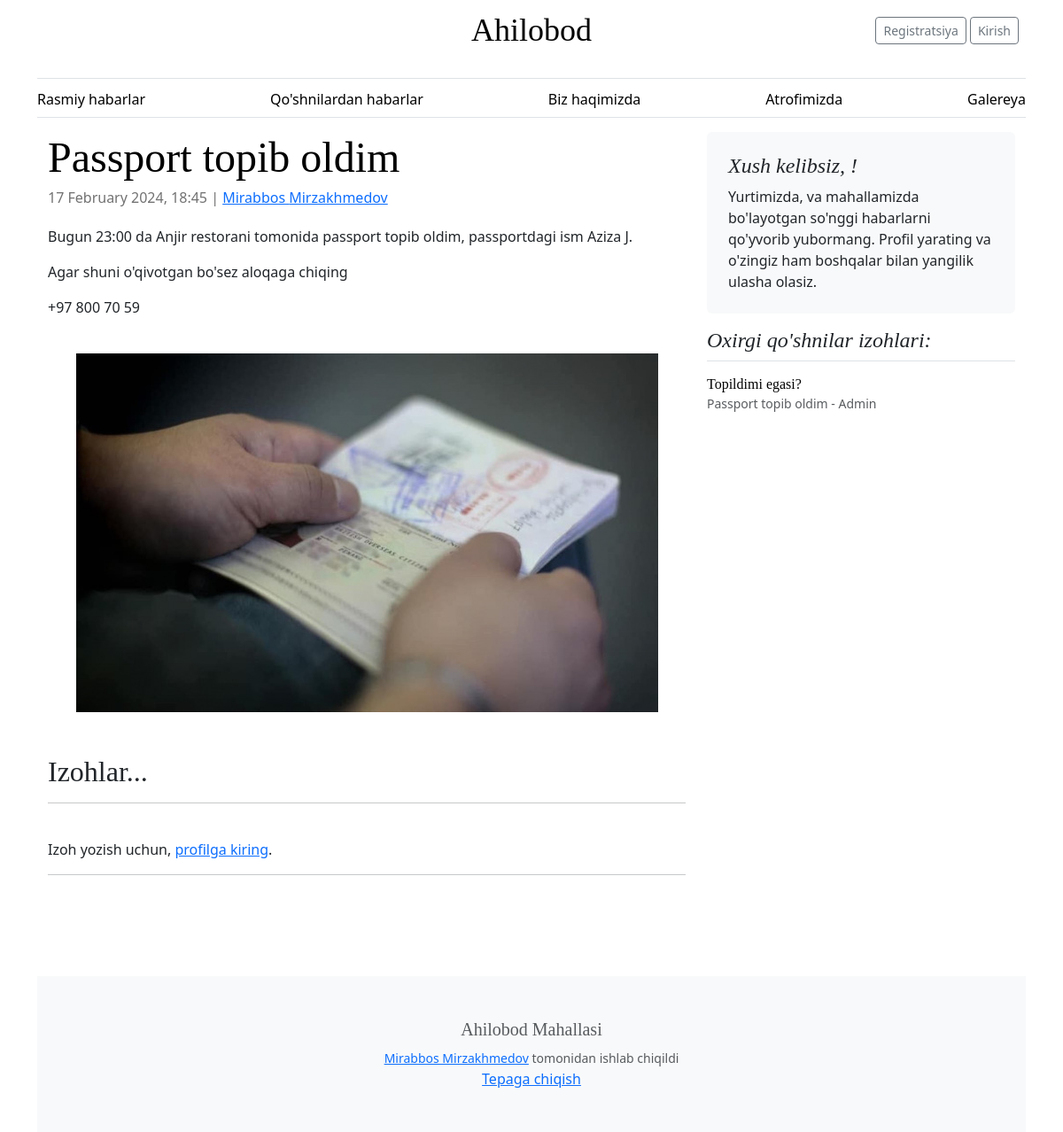
Page /post-neighbors/9 on the committed database.
### webapp/models.py (models this page shows, shortened)
class PostNeighbors(models.Model):
    n_post_id = models.AutoField(primary_key=True)
    title = models.CharField(max_length=255)
    full_text = RichTextField(blank=True, null=True)
    created_at = models.DateTimeField(default=timezone.now)
    user_id = models.ForeignKey(User, on_delete=models.CASCADE,
                                related_name='neighbors_posts')
    updated_at = models.DateTimeField(auto_now=True)
    image = models.ImageField(upload_to='posts/',
                              default='posts/default.webp')

class User(AbstractUser):
    user_id = models.AutoField(primary_key=True)
    phone_number = models.CharField(max_length=20)
    profile_pic = models.ImageField(null=True, upload_to='profile/')
    bio = models.TextField(blank=True, null=True)
    created_at = models.DateTimeField(default=timezone.now)
    updated_at = models.DateTimeField(auto_now=True)

class NeighborComment(models.Model):
    comment_id = models.AutoField(primary_key=True)
    post = models.ForeignKey(PostNeighbors, on_delete=models.CASCADE, related_name='neighbor_comments')
    user = models.ForeignKey(User, on_delete=models.CASCADE, related_name='neighbor_comments')
    comment_text = models.TextField()
    created_at = models.DateTimeField(default=timezone.now)

### webapp/views.py (the view)
# urls.py: path('post-neighbors/<int:pk>', views.NeighborPostDetailView.as_view(), name='neighbor-news-detail'),
class NeighborPostDetailView(DetailView):
    model = PostNeighbors
    template_name = 'webapp/neighbor_news_detail.html'
    context_object_name = 'neighbor_post'
    def get_context_data(self, **kwargs):
        context = super().get_context_data(**kwargs)
        context['comments'] = (NeighborComment.objects.all().order_by('-created_at'))[:5]
        return context

### webapp/templates/webapp/neighbor_news_detail.html (shortened to what this page needs)
{% extends 'webapp/layout.html' %}
{% block body %}
    <div class="row mb-2">
        <div class="col-md-8">
            <article class="blog-post">
                <h2 class="display-5 link-body-emphasis mb-1">{{ neighbor_post.title }}</h2>
                <p class="blog-post-meta">{{ neighbor_post.created_at|date:"j F Y, G:i" }} | <a
                    href="{% url 'profile' neighbor_post.user_id.user_id %}">{{ neighbor_post.user_id.first_name }} {{ neighbor_post.user_id.last_name }}</a>
                </p>
                <p class="full_text">{{ neighbor_post.full_text|safe }}</p>
                {% if neighbor_post.image %}
                    <br>
                    <img src="{{ neighbor_post.image.url }}">
                {% endif %}
                <br><br>
                <h2>Izohlar...</h2>
                <hr>
                <br>
                {% if user.is_authenticated %}
                    {% if neighbor_post.neighbor_comments.all %}
                        {% for comment in neighbor_post.neighbor_comments.all %}
                            <b><a
                                href="{% url 'profile' comment.user.user_id %}">{{ comment.user.first_name }} {{ comment.user.last_name }}</a></b>
                            | <small>{{ comment.created_at|date:"j F Y, G:i" }}</small><br>
                            {{ comment.comment_text }}
                            <br><br>
                        {% endfor %}
                    {% endif %}
                    <form method="post"
                          action="{% url 'neighbors-add-comment' neighbor_post.n_post_id %}">
                        {% csrf_token %}
                        <hr>
                        <div class="form-group">
                            <p>Izoh yozayotgan profil
                                <strong>{{ user.first_name }} {{ user.last_name }}:</strong>
                            </p>
                            <textarea name="comment_text" class="form-control" rows="3"></textarea>
                            <br>
                            <button type="submit" class="btn btn-primary">Izoh qoldirish</button>
                        </div>
                    </form>
                {% else %}
                    <p>Izoh yozish uchun, <a href="{% url 'login' %}">profilga kiring</a>.</p>
                    <hr>
                {% endif %}
            </article>
        </div>
        <div class="col-md-4">
            <div class="position-sticky" style="top: 2rem;">
                <div class="p-4 mb-3 bg-body-tertiary rounded">
                    <h4 class="fst-italic">Xush kelibsiz, {{ user.first_name }}!</h4>
                    <p class="mb-0">Yurtimizda, va mahallamizda bo'layotgan so'nggi habarlarni qo'yvorib yubormang.
                    Profil yarating va o'zingiz ham boshqalar bilan yangilik ulasha olasiz.</p>
                </div>
                <div>
                    <h4 class="fst-italic">Oxirgi qo'shnilar izohlari:</h4>
                    <ul class="list-unstyled">
                        {% for comment in comments %}
                        <li>
                            <a class="d-flex flex-column flex-lg-row gap-3 align-items-start align-items-lg-center py-3 link-body-emphasis text-decoration-none border-top"
                               href="{% url 'neighbor-news-detail' comment.post.n_post_id %}">
                                <div class="col-lg-8">
                                    <h6 class="mb-0">{{ comment.comment_text }}</h6>
                                    <small class="text-body-secondary">{{ comment.post.title }} - {{ comment.user.first_name }} {{ comment.user.last_name }}</small>
                                </div>
                            </a>
                        </li>
                        {% endfor %}
                    </ul>
                </div>
            </div>
        </div>
    </div>
{% endblock %}

### webapp/static/css/blog.css (style rules this page uses)
h1, h2, h3, h4, h5, h6 { font-family: "Playfair Display", Georgia, "Times New Roman", serif; }
.blog-post { margin-bottom: 4rem; }
.blog-post img { display: block; margin: 0 auto; max-width: 100%; height: auto; }
.blog-post-meta { margin-bottom: 1.25rem; color: #727272; }
.row { margin-bottom: 20px; }

### rows in the picture
PostNeighbors: title "Passport topib oldim", created_at "17 February 2024, 18:45", user_id.first_name "Mirabbos", user_id.last_name "Mirzakhmedov", full_text "Bugun 23:00 da Anjir restorani tomonida passport topib oldim, passportdagi ism Aziza J. Agar shuni o'qivotgan bo'sez aloqaga chiqing +97 800 70 59", image (picture)
NeighborComment: comment_text "Topildimi egasi?", post "Passport topib oldim", user.first_name "Admin"
